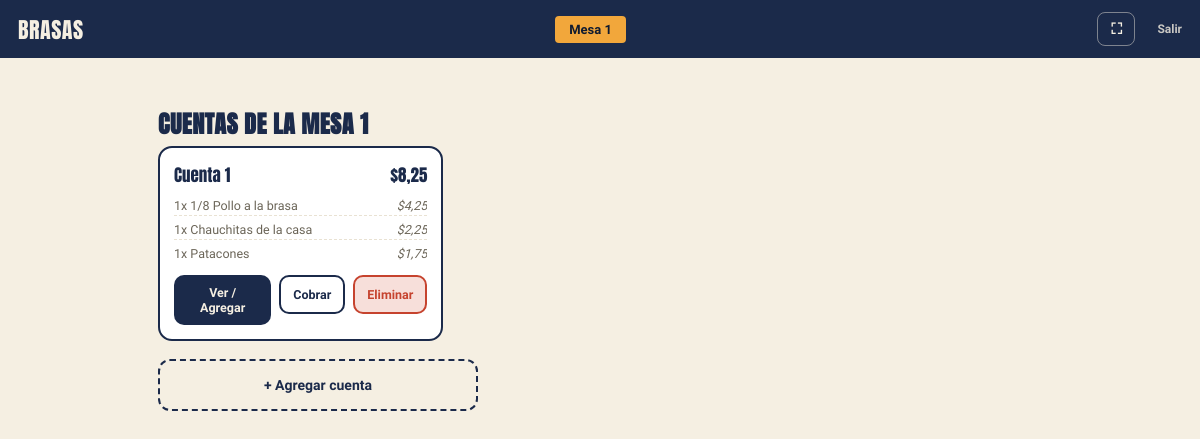
Page /mesa/1/cuentas/ (signed in) on the committed database.
### pedidos/models.py (models this page shows, shortened)
class Mesa(models.Model):
    numero = models.IntegerField(unique=True)

class Cuenta(models.Model):
    mesa = models.ForeignKey(Mesa, related_name="cuentas", on_delete=models.CASCADE)
    numero = models.PositiveIntegerField()
    cerrada = models.BooleanField(default=False)
    creado = models.DateTimeField(default=timezone.now)
    class Meta:
        ordering = ["numero"]
        unique_together = [("mesa", "numero")]
    def items(self):
        return DetalleOrden.objects.filter(
            orden__mesa=self.mesa, orden__es_venta_directa=False, cuenta=self.numero,
        ).exclude(orden__estado="cerrada").select_related("producto", "acompanamiento")

class DetalleOrden(models.Model):
    orden = models.ForeignKey(Orden, related_name="items", on_delete=models.CASCADE)
    producto = models.ForeignKey(Producto, on_delete=models.CASCADE)
    cantidad = models.IntegerField(default=1)
    notas = models.CharField(max_length=200, blank=True)
    acompanamiento = models.ForeignKey(
        Producto, on_delete=models.PROTECT, null=True, blank=True, related_name="+"
    )
    sin_acompanamientos = models.CharField(max_length=200, blank=True)
    variantes_elegidas = models.CharField(max_length=200, blank=True)
    despresado = models.BooleanField(default=False)
    cuenta = models.PositiveIntegerField(default=1)
    def precio_unitario(self):
        precio = self.producto.precio
        if self.acompanamiento and self.acompanamiento.precio_cambio is not None:
            precio += self.acompanamiento.precio_cambio
        return precio
    def subtotal(self):
        return self.precio_unitario() * self.cantidad

class Producto(models.Model):
    CATEGORIAS = [
        ("combos", "Combos"),
        ("pollo", "Pollo"),
        ("acompanamientos", "Acompañamientos"),
        ("bebidas", "Bebidas"),
        ("gaseosas", "Gaseosas"),
    ]
    TEMPORIZADORES = [5, 10, 15, 20, 25]
    nombre = models.CharField(max_length=100)
    precio = models.DecimalField(max_digits=6, decimal_places=2)
    categoria = models.CharField(max_length=20, choices=CATEGORIAS)
    imagen = models.FileField(upload_to="productos/", blank=True)
    disponible = models.BooleanField(default=True)
    listo_en = models.DateTimeField(null=True, blank=True)
    controla_stock = models.BooleanField(default=False)
    stock = models.IntegerField(null=True, blank=True)
    precio_compra = models.DecimalField(max_digits=6, decimal_places=2, null=True, blank=True)
    es_combo = models.BooleanField(default=False)
    combo_incluye = models.CharField(max_length=250, blank=True)
    requiere_pieza = models.BooleanField(default=False)
    acompanamiento_incluido = models.CharField(max_length=100, blank=True)
    precio_cambio = models.DecimalField(max_digits=6, decimal_places=2, null=True, blank=True)
    opciones_incluidas = models.CharField(max_length=200, blank=True)

### pedidos/views.py (the view)
# urls.py: path("mesa/<int:mesa_id>/cuentas/", views.cuentas_mesa, name="cuentas_mesa"),
@login_required
@user_passes_test(es_mesero)
def cuentas_mesa(request, mesa_id):
    mesa = get_object_or_404(Mesa, id=mesa_id)
    cuentas = []
    for cuenta in mesa.cuentas.filter(cerrada=False):
        items = list(cuenta.items())
        cuentas.append({
            "cuenta": cuenta,
            "items": items,
            "total": sum(i.subtotal() for i in items),
        })
    orden = Orden.objects.filter(mesa=mesa, estado="abierta", es_venta_directa=False).first()
    return render(request, "pedidos/cuentas_mesa.html", {
        "mesa": mesa,
        "cuentas": cuentas,
        "orden": orden,
    })

### pedidos/context_processors.py (called while the page is built)
def css_version(request):
    ruta = finders.find("pedidos/estilo.css")
    return {"css_version": int(os.path.getmtime(ruta)) if ruta else 0}

### pedidos/views.py (called while the page is built)
def es_mesero(user):
    return user.groups.filter(name="Mesero").exists() or user.is_superuser

### pedidos/templates/pedidos/cuentas_mesa.html (shortened to what this page needs)
{% extends "pedidos/base.html" %}
{% load l10n %}
{% block contenido %}
<header class="top">
    <a href="{% url 'elegir_mesa' %}" class="titulo">Brasas</a>
    <span class="mesa">Mesa {{ mesa.numero }}</span>
    <span class="top-acciones">
        <button type="button" class="top-fullscreen" id="btn-fullscreen" aria-label="Pantalla completa">⛶</button>
        <a href="{% url 'logout' %}" class="top-salir">Salir</a>
    </span>
</header>
<div class="app">
    <h2 class="seccion-titulo">Cuentas de la Mesa {{ mesa.numero }}</h2>
    <div class="cuentas-grid">
        {% for c in cuentas %}
        <div class="cuenta-card">
            <div class="cuenta-head">
                <span class="cuenta-nombre">Cuenta {{ c.cuenta.numero }}</span>
                <span class="cuenta-total">${{ c.total|floatformat:2 }}</span>
            </div>
            <ul class="cuenta-lista">
                {% for item in c.items %}
                <li>
                    <span>{{ item.cantidad }}x {{ item.producto.nombre }}</span>
                    <em>${{ item.subtotal|floatformat:2 }}</em>
                </li>
                {% empty %}
                <li class="cuenta-vacia">Sin productos todavia.</li>
                {% endfor %}
            </ul>
            <div class="cuenta-acciones">
                <a href="{% url 'menu_mesa' mesa.id %}?cuenta={{ c.cuenta.numero }}" class="btn-cuenta-agregar">Ver / Agregar</a>
                <form method="post" action="{% url 'cobrar_cuenta' c.cuenta.id %}" onsubmit="return confirm('¿Ya se cobro esta cuenta?');">
                    <button type="submit" class="btn-cuenta-cobrar">Cobrar</button>
                </form>
                <form method="post" action="{% url 'eliminar_cuenta' c.cuenta.id %}" class="form-eliminar-cuenta" data-vacia="{% if c.items %}0{% else %}1{% endif %}">
                    <button type="submit" class="btn-cuenta-eliminar">Eliminar</button>
                </form>
            </div>
        </div>
        {% empty %}
        <p class="vacio">Esta mesa no tiene cuentas abiertas todavia. Agrega la primera con el boton de abajo.</p>
        {% endfor %}
    </div>
    <form method="post" action="{% url 'crear_cuenta' mesa.id %}">
        <button type="submit" class="btn-agregar-cuenta">+ Agregar cuenta</button>
    </form>
</div>
{% endblock %}

### pedidos/static/pedidos/estilo.css (style rules this page uses)
:root { --navy: #1B2A4A; --navy-dark: #101B30; --cream: #F5EFE2; --card: #FBF7EE; --mustard: #F2A73B; --mustard-dark: #7A5514; --ink: #1B1B1B; --ink-soft: #6B6558; --danger: #C6432E; --danger-bg: #F7DFDA; --ok: #2F5C2F; --ok-bg: #E5F0E1; --line: #E9E2D3; --top-h: 58px; --pedido-w: 340px; }
* { box-sizing: border-box; }
body { margin: 0; background: var(--cream); font-family: 'Work Sans', sans-serif; color: var(--ink); }
header.top { background: var(--navy); padding: 0 18px; height: var(--top-h); display: flex; justify-content: space-between; align-items: center; position: sticky; top: 0; z-index: 70; }
header.top .top-acciones { display: flex; align-items: center; gap: 10px; }
header.top .top-fullscreen { height: 34px; min-width: 38px; padding: 0 10px; border: 1.5px solid rgba(245, 239, 226, .45); border-radius: 8px; background: transparent; color: var(--cream); font-size: 15px; font-weight: 700; cursor: pointer; }
header.top .top-salir { color: var(--cream); font-size: 12px; font-weight: 600; opacity: .8; text-decoration: none; margin-left: 12px; }
header.top .titulo { font-family: 'Anton', sans-serif; font-size: 22px; letter-spacing: 0.5px; color: var(--cream); text-transform: uppercase; text-decoration: none; }
header.top .mesa { background: var(--mustard); color: var(--navy-dark); font-weight: 700; font-size: 13px; padding: 6px 14px; border-radius: 4px; }
.app { max-width: 920px; margin: 0 auto; padding: 18px 18px 40px; }
.seccion-titulo { font-family: 'Anton', sans-serif; color: var(--navy); text-transform: uppercase; letter-spacing: 0.5px; margin: 30px 0 4px; }
.cuentas-grid { display: grid; grid-template-columns: repeat(auto-fill, minmax(240px, 1fr)); gap: 14px; margin-bottom: 18px; }
.cuenta-card { background: #FFFFFF; border: 2px solid var(--navy); border-radius: 14px; padding: 14px; display: flex; flex-direction: column; gap: 8px; }
.cuenta-head { display: flex; justify-content: space-between; align-items: center; }
.cuenta-nombre { font-family: 'Anton', sans-serif; font-size: 17px; color: var(--navy); }
.cuenta-total { font-family: 'Anton', sans-serif; font-size: 17px; color: var(--navy); }
.cuenta-lista { list-style: none; margin: 0; padding: 0; display: flex; flex-direction: column; gap: 4px; font-size: 12.5px; color: var(--ink-soft); max-height: 160px; overflow-y: auto; }
.cuenta-lista li { display: flex; justify-content: space-between; gap: 8px; padding: 2px 0; border-bottom: 1px dashed var(--line); }
.cuenta-lista li:last-child { border-bottom: none; }
.cuenta-acciones { display: flex; gap: 8px; margin-top: 4px; }
.btn-cuenta-agregar { flex: 1; text-align: center; background: var(--navy); color: var(--cream); font-weight: 700; font-size: 12.5px; text-decoration: none; padding: 10px 12px; border-radius: 10px; }
.btn-cuenta-cobrar { flex: 1; border: 2px solid var(--navy); background: #FFFFFF; color: var(--navy); font-family: inherit; font-weight: 700; font-size: 12.5px; padding: 10px 12px; border-radius: 10px; cursor: pointer; }
.btn-cuenta-eliminar { flex: 1; border: 2px solid var(--danger); background: var(--danger-bg); color: var(--danger); font-family: inherit; font-weight: 700; font-size: 12.5px; padding: 10px 12px; border-radius: 10px; cursor: pointer; }
.btn-agregar-cuenta { width: 100%; max-width: 320px; height: 52px; border: 2px dashed var(--navy); background: transparent; color: var(--navy); font-family: inherit; font-weight: 700; font-size: 14px; border-radius: 12px; cursor: pointer; margin-bottom: 24px; }

### rows in the picture
Mesa: numero "1"
Cuenta: cuenta.numero "1", total "8,25"
DetalleOrden: cantidad "1", producto.nombre "1/8 Pollo a la brasa", subtotal "4,25"
DetalleOrden: cantidad "1", producto.nombre "Chauchitas de la casa", subtotal "2,25"
DetalleOrden: cantidad "1", producto.nombre "Patacones", subtotal "1,75"
